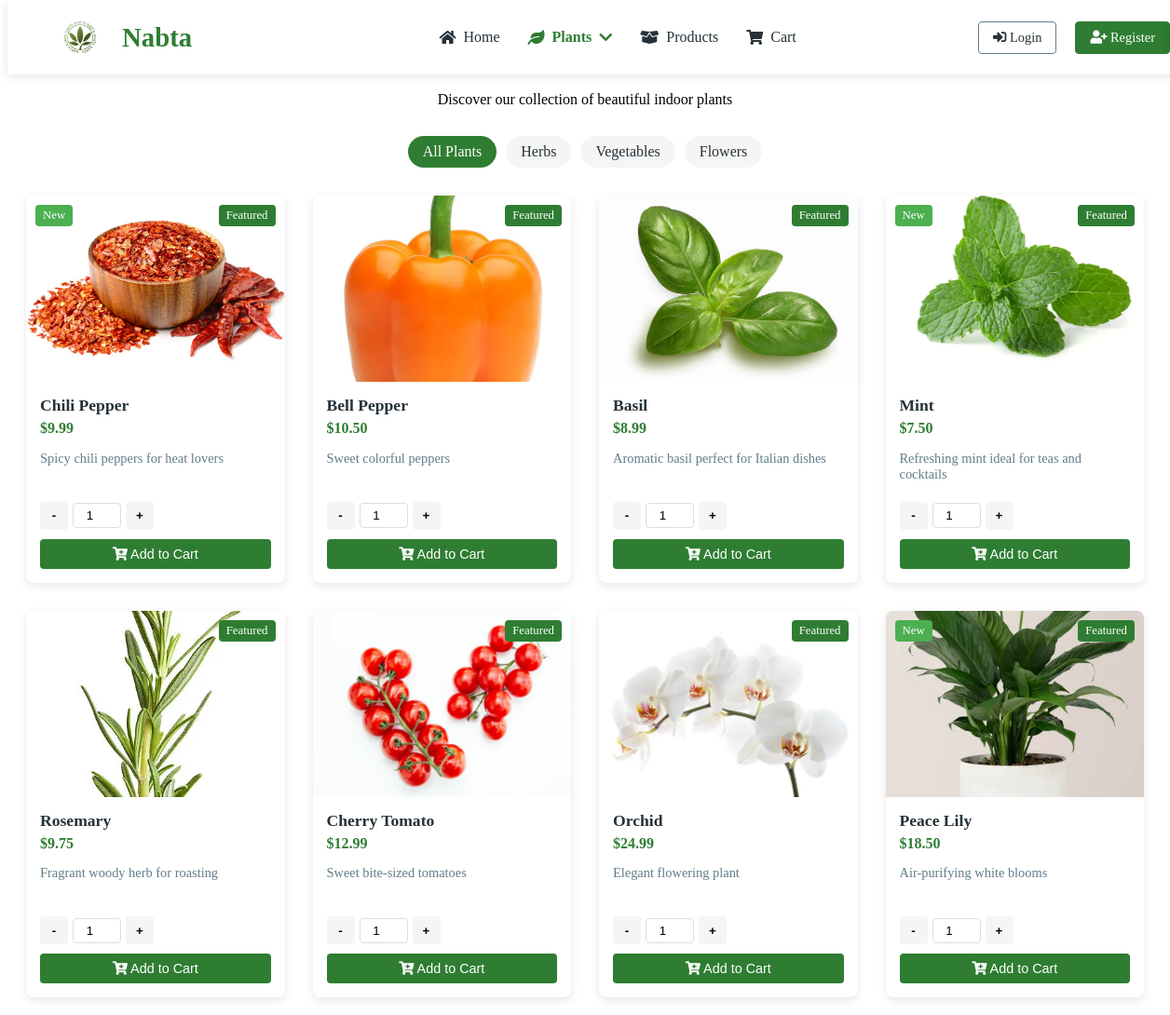
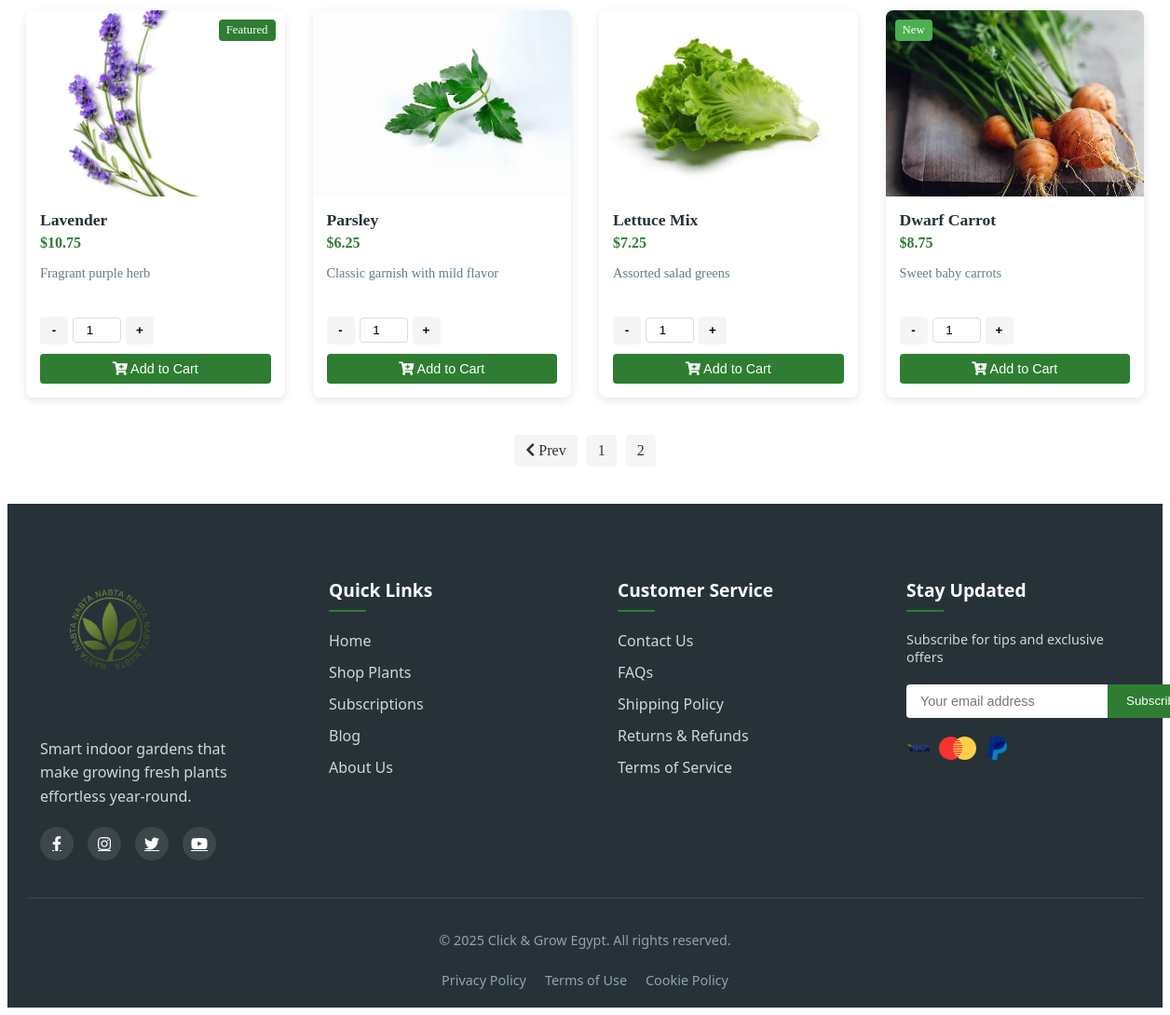
The app's page /plants.php with its own data (2 pictures, top to bottom).
### tables this page shows
CREATE TABLE `plants` (
  `id` int(11) NOT NULL,
  `name` varchar(100) NOT NULL,
  `price` decimal(10,2) NOT NULL,
  `image_url` varchar(255) NOT NULL,
  `short_description` text NOT NULL,
  `long_description` text DEFAULT NULL,
  `category` enum('herbs','vegetables','flowers') NOT NULL,
  `is_featured` tinyint(1) DEFAULT 0,
  `is_new` tinyint(1) DEFAULT 0,
  `active` tinyint(1) DEFAULT 1,
  `date_added` timestamp NOT NULL DEFAULT current_timestamp()
);

### config/init.php (called while the page is built, shortened)
<?php
function url($path = '') {
    return BASE_URL . ltrim($path, '/');
}

### plants.php (the view, shortened to what this page needs)
<?php
require_once __DIR__ . './config/init.php';
$category = isset($_GET['category']) ? strtolower($_GET['category']) : null;
$per_page = 12;
$current_page = max(1, isset($_GET['page']) ? (int)$_GET['page'] : 1);
$offset = ($current_page - 1) * $per_page;
$plants = [];
$total_plants = 0;
$error = '';
try {
    $query = "SELECT * FROM plants WHERE active = 1";
    $count_query = "SELECT COUNT(*) FROM plants WHERE active = 1";
    $query .= " ORDER BY is_featured DESC, date_added DESC LIMIT :limit OFFSET :offset";
    $stmt = $pdo->prepare($count_query);
    $stmt->execute();
    $total_plants = $stmt->fetchColumn();
    $stmt = $pdo->prepare($query);
    $stmt->bindValue(':limit', $per_page, PDO::PARAM_INT);
    $stmt->bindValue(':offset', $offset, PDO::PARAM_INT);
    $stmt->execute();
    $plants = $stmt->fetchAll(PDO::FETCH_ASSOC);
} catch (PDOException $e) {
    error_log("Plants page error: " . $e->getMessage());
    $error = "We're having trouble loading plants. Please try again later.";
}
$page_title = "Our Plants" . ($category ? " - " . ucfirst($category) : "");
?>
<!DOCTYPE html>
<html lang="en">
<head>
    <link rel="stylesheet" href="https://cdnjs.cloudflare.com/ajax/libs/font-awesome/6.0.0/css/all.min.css">
</head>
<body>
    <?php include __DIR__ . './includes/navbar.php'; ?>
    <div class="plants-container">
        <div class="page-header">
            <h1><?= htmlspecialchars($page_title) ?></h1>
            <p>Discover our collection of beautiful indoor plants</p>
        </div>
        <?php if ($error): ?>
            <div class="error-message">
                <i class="fas fa-exclamation-circle"></i> <?= $error ?>
            </div>
        <?php else: ?>
            <div class="category-filters">
                <a href="<?= url('plants.php') ?>" class="category-btn <?= !$category ? 'active' : '' ?>">All Plants</a>
                <a href="<?= url('plants.php?category=herbs') ?>" class="category-btn <?= $category === 'herbs' ? 'active' : '' ?>">Herbs</a>
                <a href="<?= url('plants.php?category=vegetables') ?>" class="category-btn <?= $category === 'vegetables' ? 'active' : '' ?>">Vegetables</a>
                <a href="<?= url('plants.php?category=flowers') ?>" class="category-btn <?= $category === 'flowers' ? 'active' : '' ?>">Flowers</a>
            </div>
            <div class="plants-grid">
                <?php foreach ($plants as $plant): ?>
                <div class="plant-card" data-plant-id="<?= $plant['id'] ?>">
                    <div class="plant-image-container">
                        <img src="<?= htmlspecialchars($plant['image_url']) ?>"
                             alt="<?= htmlspecialchars($plant['name']) ?>"
                             class="plant-image">
                        <?php if ($plant['is_featured']): ?>
                            <span class="plant-badge">Featured</span>
                        <?php endif; ?>
                        <?php if ($plant['is_new']): ?>
                            <span class="plant-badge new-badge">New</span>
                        <?php endif; ?>
                    </div>
                    <div class="plant-info">
                        <h3 class="plant-name"><?= htmlspecialchars($plant['name']) ?></h3>
                        <div class="plant-price">$<?= number_format($plant['price'], 2) ?></div>
                        <p class="plant-desc"><?= htmlspecialchars($plant['short_description']) ?></p>
                        <div class="quantity-controls">
                            <button class="quantity-btn minus" data-plant-id="<?= $plant['id'] ?>">-</button>
                            <input type="number" class="quantity-input" value="1" min="1" max="10" data-plant-id="<?= $plant['id'] ?>">
                            <button class="quantity-btn plus" data-plant-id="<?= $plant['id'] ?>">+</button>
                        </div>
                        <button class="add-to-cart" data-plant-id="<?= $plant['id'] ?>">
                            <i class="fas fa-cart-plus"></i> Add to Cart
                        </button>
                    </div>
                </div>
                <?php endforeach; ?>
            </div>
            <?php if ($total_plants > $per_page): ?>
            <div class="pagination">
                <?php if ($current_page > 1): ?>
                    <a href="<?= url('plants.php?' . http_build_query(['category' => $category, 'page' => $current_page - 1])) ?>">
                        <i class="fas fa-chevron-left"></i> Prev
                    </a>
                <?php endif; ?>
                <?php
                $total_pages = ceil($total_plants / $per_page);
                $start_page = max(1, $current_page - 2);
                $end_page = min($total_pages, $current_page + 2);
                for ($i = $start_page; $i <= $end_page; $i++): ?>
                    <a href="<?= url('plants.php?' . http_build_query(['category' => $category, 'page' => $i])) ?>"
                       class="<?= $i === $current_page ? 'active' : '' ?>">
                        <?= $i ?>
                    </a>
                <?php endfor; ?>
            </div>
            <?php endif; ?>
        <?php endif; ?>
    </div>
    <?php include __DIR__ . '/includes/footer.php'; ?>
</body>
</html>

### plants.php (style rules this page uses)
:root { --primary: #2e7d32; --primary-light: #4CAF50; --primary-dark: #1b5e20; --secondary: #263238; --light: #f5f5f6; --gray: #607d8b; --white: #ffffff; }
.plants-container { max-width: 1200px; margin: 40px auto; padding: 0 20px; }
.page-header { margin-bottom: 30px; text-align: center; }
.category-filters { display: flex; justify-content: center; gap: 10px; margin-bottom: 30px; flex-wrap: wrap; }
.category-btn { padding: 8px 16px; border-radius: 20px; background: var(--light); color: var(--secondary); text-decoration: none; transition: all 0.3s; border: none; cursor: pointer; }
.category-btn:hover, .category-btn.active { background: var(--primary); color: var(--white); }
.plants-grid { display: grid; grid-template-columns: repeat(auto-fill, minmax(250px, 1fr)); gap: 30px; margin-bottom: 40px; }
.plant-card { background: var(--white); border-radius: 8px; overflow: hidden; box-shadow: 0 3px 10px rgba(0,0,0,0.1); transition: transform 0.3s, box-shadow 0.3s; }
.plant-image-container { position: relative; height: 200px; overflow: hidden; }
.plant-image { width: 100%; height: 100%; object-fit: cover; transition: transform 0.3s; }
.plant-badge { position: absolute; top: 10px; right: 10px; background: var(--primary); color: white; padding: 4px 8px; border-radius: 4px; font-size: 0.8rem; z-index: 1; }
.new-badge { right: auto; left: 10px; background: var(--primary-light); }
.plant-info { padding: 15px; }
.plant-name { margin: 0 0 5px; font-size: 1.1rem; color: var(--secondary); }
.plant-price { font-weight: bold; color: var(--primary); margin-bottom: 10px; }
.plant-desc { color: var(--gray); font-size: 0.9rem; margin-bottom: 15px; min-height: 40px; }
.add-to-cart { display: block; width: 100%; padding: 8px; background: var(--primary); color: white; border: none; border-radius: 4px; cursor: pointer; transition: background 0.3s; font-size: 0.9rem; }
.quantity-controls { display: flex; margin-bottom: 10px; align-items: center; }
.quantity-btn { background: var(--light); border: none; width: 30px; height: 30px; border-radius: 4px; cursor: pointer; font-weight: bold; }
.quantity-input { width: 40px; text-align: center; margin: 0 5px; border: 1px solid #ddd; border-radius: 4px; padding: 5px; }
.pagination { display: flex; justify-content: center; gap: 10px; margin-top: 30px; }
.pagination a { padding: 8px 12px; border-radius: 4px; background: var(--light); color: var(--secondary); text-decoration: none; transition: all 0.3s; }

### includes/navbar.php (style rules this page uses)
:root { --primary: #2e7d32; --primary-light: #4CAF50; --primary-dark: #1b5e20; --dark: #263238; --light: #f5f5f6; --gray: #607d8b; --white: #ffffff; }

### includes/footer.php (style rules this page uses)
:root { --primary: #2e7d32; --primary-light: #4CAF50; --dark: #263238; --light: #f5f5f6; --white: #ffffff; --gray: #607d8b; }

### records on screen
plants: image_url (picture), is_featured "Featured", is_new "New", name "Chili Pepper", price "9.99", short_description "Spicy chili peppers for heat lovers"
plants: image_url (picture), is_featured "Featured", name "Bell Pepper", price "10.50", short_description "Sweet colorful peppers"
plants: image_url (picture), is_featured "Featured", name "Basil", price "8.99", short_description "Aromatic basil perfect for Italian dishes"
plants: image_url (picture), is_featured "Featured", is_new "New", name "Mint", price "7.50", short_description "Refreshing mint ideal for teas and cocktails"
plants: image_url (picture), is_featured "Featured", name "Rosemary", price "9.75", short_description "Fragrant woody herb for roasting"
plants: image_url (picture), is_featured "Featured", name "Cherry Tomato", price "12.99", short_description "Sweet bite-sized tomatoes"
plants: image_url (picture), is_featured "Featured", name "Orchid", price "24.99", short_description "Elegant flowering plant"
plants: image_url (picture), is_featured "Featured", is_new "New", name "Peace Lily", price "18.50", short_description "Air-purifying white blooms"
plants: image_url (picture), is_featured "Featured", name "Lavender", price "10.75", short_description "Fragrant purple herb"
plants: image_url (picture), name "Parsley", price "6.25", short_description "Classic garnish with mild flavor"
plants: image_url (picture), name "Lettuce Mix", price "7.25", short_description "Assorted salad greens"
plants: image_url (picture), is_new "New", name "Dwarf Carrot", price "8.75", short_description "Sweet baby carrots"
